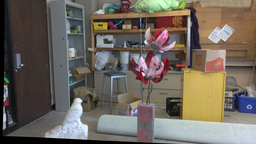
#> input picture depth_algorithm_verification/data/artroom1/im0.png, 256 x 144 px, shrunk from 1920 x 1080 before the run, found by its file name
$ python stereo_depth_estimate.py
#> lines starting #> are read from the running program, lines starting #| are printed output that depends on the picture
import cv2
import numpy as np
import os
import time

# ==============================
# Configuration
# ==============================

LEFT_PATH  = 'data/artroom1/im0.png'
RIGHT_PATH = 'data/artroom1/im1.png'
OUTPUT_DIR = 'stereo_output_pure_python'
SCALE = 0.25

BLOCK_SIZE = 7
MAX_DISPARITY = 32   # keep small for runtime

os.makedirs(OUTPUT_DIR, exist_ok=True)

# ==============================
# Load Images
# ==============================

left  = cv2.imread(LEFT_PATH,  cv2.IMREAD_GRAYSCALE)
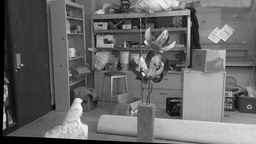
#> left: shape (144, 256); min 0, max 255, mean 103.4
right = cv2.imread(RIGHT_PATH, cv2.IMREAD_GRAYSCALE)
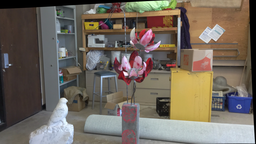
#> input picture depth_algorithm_verification/data/artroom1/im1.png, 256 x 144 px, shrunk from 1920 x 1080 before the run, found by its file name
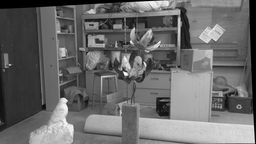
#> right: shape (144, 256); min 0, max 255, mean 105.8

if left is None or right is None:
    raise RuntimeError("Error loading images")

# [6 lines of commented-out code are left out]

height, width = left.shape
#> height = 144; width = 256
print(width, height)
#| 256 144
half = BLOCK_SIZE // 2

# ==============================
# SAD Block Matching
# ==============================

print("Computing disparity (pure Python SAD)...")
start_time = time.time()

disparity = np.zeros((height, width), dtype=np.float32)

for y in range(half, height - half):
    for x in range(half + MAX_DISPARITY, width - half):

        best_d = 0
        best_cost = 1e9

        left_block = left[y-half:y+half+1, x-half:x+half+1]

        for d in range(MAX_DISPARITY):

            xr = x - d
            if xr - half < 0:
                continue

            right_block = right[y-half:y+half+1, xr-half:xr+half+1]

            sad = np.sum(np.abs(left_block.astype(np.int32) - right_block.astype(np.int32)))

            if sad < best_cost:
                best_cost = sad
                best_d = d


        disparity[y, x] = best_d
    print(y)
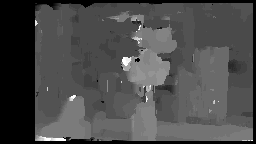
#> disparity: shape (144, 256) float32; min 0, max 31, mean 9.2; drawn with min black and max white

end_time = time.time()
print("Disparity computation time:", end_time - start_time, "seconds")

np.save(os.path.join(OUTPUT_DIR, "disparity_raw.npy"), disparity)

# Normalize for visualization
disp_vis = (disparity / MAX_DISPARITY * 255).astype(np.uint8)
cv2.imwrite(os.path.join(OUTPUT_DIR, "disparity_raw.png"), disp_vis)

# ==============================
# Median Filter (Pure Python)
# ==============================

print("Applying median filter...")
start_time = time.time()

filtered = np.zeros_like(disparity)
f_half = 7  # 5x5 filter

for y in range(f_half, height - f_half):
    for x in range(f_half, width - f_half):

        window = disparity[y-f_half:y+f_half+1, x-f_half:x+f_half+1]
        filtered[y, x] = np.median(window)
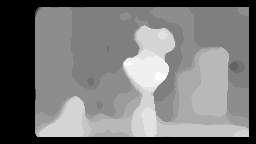
#> filtered: shape (144, 256) float32; min 0, max 18, mean 8.44; drawn with min black and max white

end_time = time.time()
print("Median filter time:", end_time - start_time, "seconds")

np.save(os.path.join(OUTPUT_DIR, "disparity_filtered.npy"), filtered)

filtered_vis = (filtered / MAX_DISPARITY * 255).astype(np.uint8)
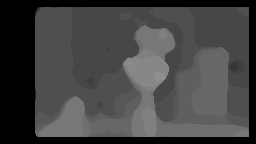
#> filtered_vis: shape (144, 256); min 0, max 143, mean 66.8
cv2.imwrite(os.path.join(OUTPUT_DIR, "disparity_filtered.png"), filtered_vis)

# ==============================
# Save Debug Info
# ==============================

log_path = os.path.join(OUTPUT_DIR, "debug_log.txt")

with open(log_path, "w") as f:
    f.write("Pure Python Stereo Debug\n")
    f.write("========================\n\n")
    f.write(f"Image shape: {left.shape}\n")
    f.write(f"Block size: {BLOCK_SIZE}\n")
    f.write(f"Max disparity: {MAX_DISPARITY}\n\n")
    f.write(f"Min disparity: {np.min(disparity)}\n")
    f.write(f"Max disparity: {np.max(disparity)}\n")
    f.write(f"Mean disparity: {np.mean(disparity)}\n")

print("Processing complete.")
print("Results saved to:", OUTPUT_DIR)
